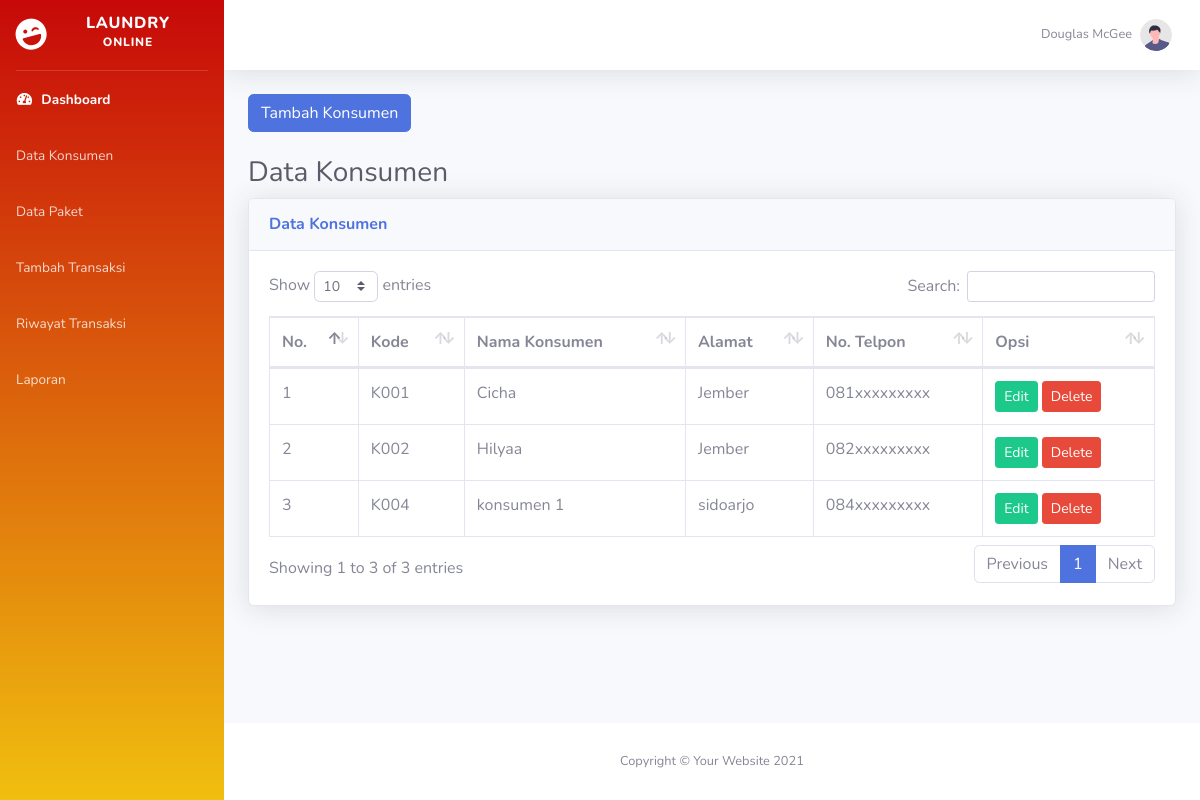
Screenshot of /index.php/konsumen with the database file from the repository.
### tables this page shows
CREATE TABLE `konsumen` (
  `kode_konsumen` varchar(12) NOT NULL,
  `nama_konsumen` varchar(50) NOT NULL,
  `alamat_konsumen` text NOT NULL,
  `no_telp` varchar(14) NOT NULL
);

### application/controllers/konsumen.php (called while the page is built, shortened)
<?php
class Konsumen extends CI_Controller{
   public function __construct()
   {
      $this->load->model('m_konsumen');
   }
    public function index()
    {
       $isi['content'] = 'backend/konsumen/v_konsumen';
       $isi['judul']   = 'Data Konsumen';
       $isi['data']    = $this->m_konsumen->getAllDataKonsumen();
       $this->load->view('backend/dashboard', $isi);
    }
}

### index.php (called while the page is built, shortened)
<?php
require_once BASEPATH.'core/CodeIgniter.php';

### application/models/m_konsumen.php (called while the page is built, shortened)
<?php
class M_konsumen extends CI_Model {
public function getAllDataKonsumen()
{
    return $this->db->get('konsumen')->result();
}
}

### application/views/backend/konsumen/v_konsumen.php (the view, shortened to what this page needs)
<div class="container-fluid">
<div class="row">
    <div class="col-md-12">
        <a href="<?= base_url()?>konsumen/tambah" class="btn btn-primary">Tambah Konsumen</a> <br><br>
    </div>
</div>
<h1 class="h3 mb-2 text-gray-800"><?= $judul;?></h1>
<div class="card shadow mb-4">
    <div class="card-header py-3">
        <h6 class="m-0 font-weight-bold text-primary"><?= $judul;?></h6>
    </div>
    <div class="card-body">
        <div class="table-responsive">
            <table class="table table-bordered" id="dataTable" width="100%" cellspacing="0">
                <thead>
                    <tr>
                        <th>No.</th>
                        <th>Kode</th>
                        <th>Nama Konsumen</th>
                        <th>Alamat</th>
                        <th>No. Telpon</th>
                        <th>Opsi</th>
                    </tr>
                </thead>
                <tbody>
                    <?php
                        $no = 1;
                        foreach ($data as $row) :?>
                            <tr>
                               <td><?= $no++;?></td>
                               <td><?= $row->kode_konsumen;?></td>
                               <td><?= $row->nama_konsumen;?></td>
                               <td><?= $row->alamat_konsumen;?></td>
                               <td><?= $row->no_telp;?></td>
                               <td>
                               <a href="<?= base_url()?>konsumen/edit/<?= $row->kode_konsumen; ?>" class="btn btn-success btn-sm"> Edit </a>
                               <a href="<?= base_url()?>konsumen/delete/<?= $row->kode_konsumen; ?>" class="btn btn-danger btn-sm" onclick="return confirm('Yakin Mau Menghapus ?');"> Delete </a>
                               </td>
                            </tr>
                    <?php endforeach;?>
                </tbody>
            </table>
        </div>
     </div>
</div>
</div>

### application/views/backend/dashboard.php (shortened to what this page needs)
<!DOCTYPE html>
<html lang="en">
<head>
    <link href="<?= base_url()?>assets/admin/vendor/fontawesome-free/css/all.min.css" rel="stylesheet" type="text/css">
    <link rel="stylesheet" href="<?= base_url()?>assets/admin/vendor/datatables/dataTables.bootstrap4.min.css">
    <link href="<?= base_url()?>assets/admin/css/sb-admin-2.min.css" rel="stylesheet">
</head>
<body id="page-top">
    <div id="wrapper">
        <?php $this->load->view('backend/menu');?>
        <div id="content-wrapper" class="d-flex flex-column">
            <div id="content">
                <nav class="navbar navbar-expand navbar-light bg-white topbar mb-4 static-top shadow">
                    <ul class="navbar-nav ml-auto">
                        <li class="nav-item dropdown no-arrow">
                            <a class="nav-link dropdown-toggle" href="#" id="userDropdown" role="button"
                                data-toggle="dropdown" aria-haspopup="true" aria-expanded="false">
                                <span class="mr-2 d-none d-lg-inline text-gray-600 small">Douglas McGee</span>
                                <img class="img-profile rounded-circle"
                                    src="img/undraw_profile.svg">
                            </a>
                        </li>
                    </ul>
                </nav>
                <?php $this->load->view($content); ?>
            </div>
            <footer class="sticky-footer bg-white">
                <div class="container my-auto">
                    <div class="copyright text-center my-auto">
                        <span>Copyright &copy; Your Website 2021</span>
                    </div>
                </div>
            </footer>
        </div>
    </div>
</body>
</html>

### application/views/backend/menu.php (shortened to what this page needs)
<!DOCTYPE html>
<html lang="en">
<head>
</head>
<body>
</body>
</html>
<ul class="navbar-nav bg_menu bg-gradient-primary sidebar sidebar-dark accordion" id="accordionSidebar">
    <a class="sidebar-brand d-flex align-items-center justify-content-center" href="index.html">
        <div class="sidebar-brand-icon rotate-n-15">
            <i class="fas fa-laugh-wink"></i>
        </div>
        <div class="sidebar-brand-text mx-3">Laundry <sup>Online</sup></div>
    </a>
    <hr class="sidebar-divider my-0">
    <li class="nav-item active">
    <a class="nav-link" href="index.html">
    <i class="fas fa-fw fa-tachometer-alt"></i>
    <span>Dashboard</span></a>
    </li>
    <li class="nav-item">
        <a class="nav-link" href="<?= base_url()?>Konsumen">
            <span>Data Konsumen</span></a>
    </li>
    <li class="nav-item">
         <a class="nav-link" href="<?= base_url()?>Paket">
             <span>Data Paket</span></a>
   </li>
     <li class="nav-item">
     <a class="nav-link" href="<?= base_url()?>Transaksi/Tambah">
     <span>Tambah Transaksi</span></a>
    </li>
    <li class="nav-item">
     <a class="nav-link" href="charts.html">
     <span>Riwayat Transaksi</span></a>
    </li>
     <li class="nav-item">
    <a class="nav-link" href="charts.html">
     <span>Laporan</span></a>
    </li>
</ul>

### application/views/backend/menu.php (style rules this page uses)
.bg_menu { background-image: linear-gradient(#C70909, #F0BF0F); }

### rows the page displays
konsumen: kode_konsumen "K001", nama_konsumen "Cicha", alamat_konsumen "Jember", no_telp "081xxxxxxxxx"
konsumen: kode_konsumen "K002", nama_konsumen "Hilyaa", alamat_konsumen "Jember", no_telp "082xxxxxxxxx"
konsumen: kode_konsumen "K004", nama_konsumen "konsumen 1", alamat_konsumen "sidoarjo", no_telp "084xxxxxxxxx"

### other values shown
$judul "Data Konsumen"
